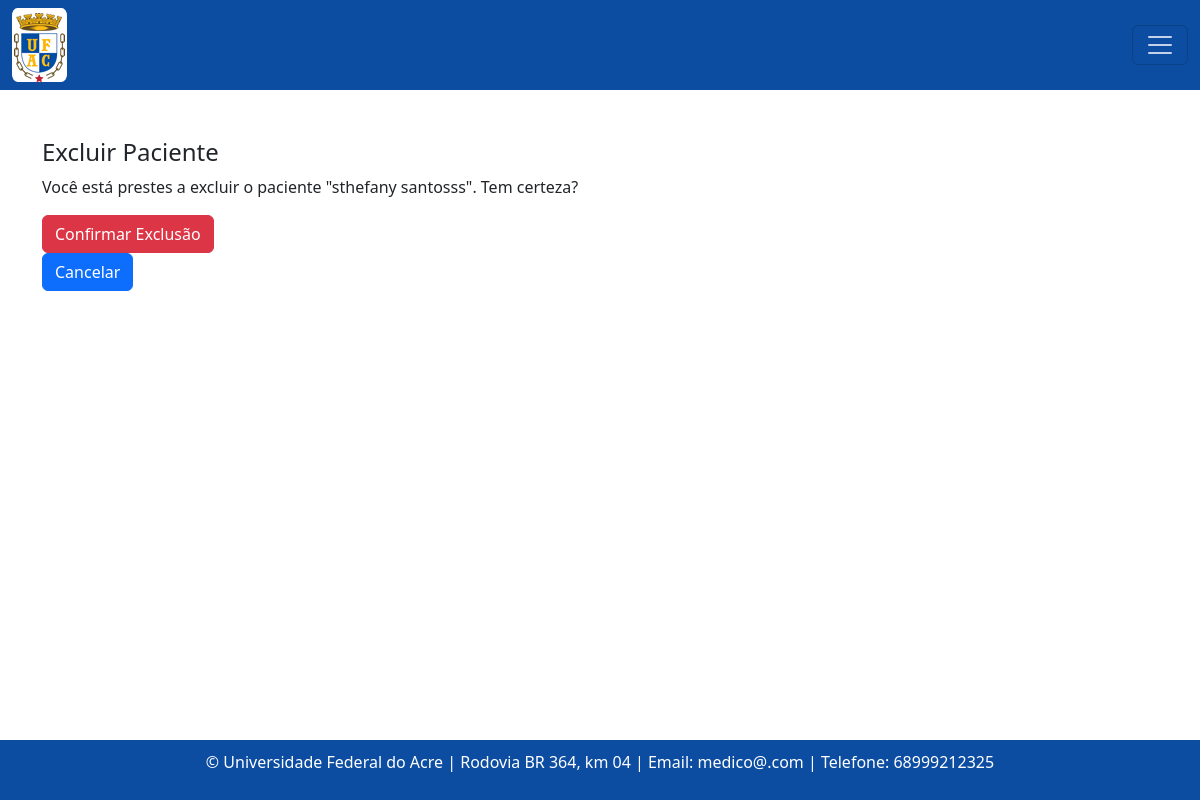
/paciente/2/excluir/, run on an earlier commit of the app's database.
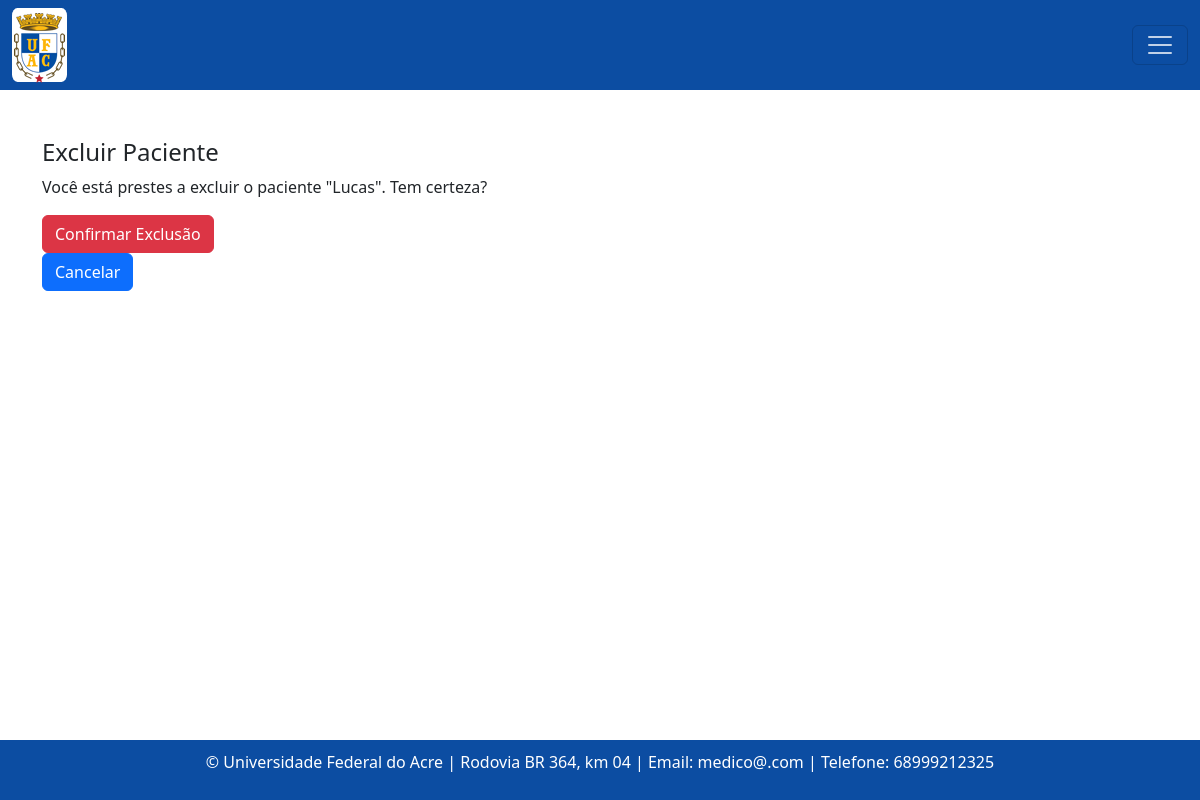
And on a later commit of the database.
### consulta/models.py (models this page shows, shortened)
class Paciente(models.Model):
    nome = models.CharField(max_length=100)
    data_nascimento = models.DateField()
    email = models.EmailField()
    rg = models.CharField(max_length=20)
    cpf = models.CharField(max_length=14)
    sexo = models.CharField(max_length=1, choices=[('M', 'Masculino'), ('F', 'Feminino')])
    matricula = models.CharField(max_length=20)
    TIPO_PACIENTE_CHOICES = [
        ('Aluno', 'Aluno'),
        ('Servidor', 'Servidor'),
        ('Outro', 'Outro'),
    ]
    tipo_paciente = models.CharField(max_length=20, choices=TIPO_PACIENTE_CHOICES)
    cargo_funcao = models.CharField(max_length=50, default='')
    cep = models.CharField(max_length=9)
    cidade = models.CharField(max_length=50)
    bairro = models.CharField(max_length=50, default='')
    uf = models.CharField(max_length=2)
    numero = models.CharField(max_length=10)
    ddd_telefone = models.CharField(max_length=3)
    complemento = models.CharField(max_length=100, blank=True, null=True, default='')  # Adicionando o valor padrão aqui

### consulta/views.py (the view)
# urls.py: path('paciente/<int:pk>/excluir/', paciente_excluir, name='pacienteExcluir'),
def paciente_excluir(request, pk):
    paciente = get_object_or_404(Paciente, pk=pk)
    if request.method == 'POST':
        paciente.delete()
        return redirect('pacienteListagem')
    return render(request, 'consultas/excluir_paciente.html', {'paciente': paciente})

### templates/consultas/excluir_paciente.html (shortened to what this page needs)
{% extends "base.html" %}
{% block content %}
  <h4>Excluir Paciente</h4>
  <p>Você está prestes a excluir o paciente "{{ paciente.nome }}". Tem certeza?</p>
  <form method="post" action="{% url 'pacienteExcluir' paciente.id %}">
    <button type="submit" class="btn btn-danger">Confirmar Exclusão</button>
  </form>
  <a href="{% url 'pacienteListagem' %}" class="btn btn-primary">Cancelar</a>
{% endblock %}

What changed in the data, as far as the page shows it:
changed Paciente: nome "sthefany santosss" → "Lucas"
